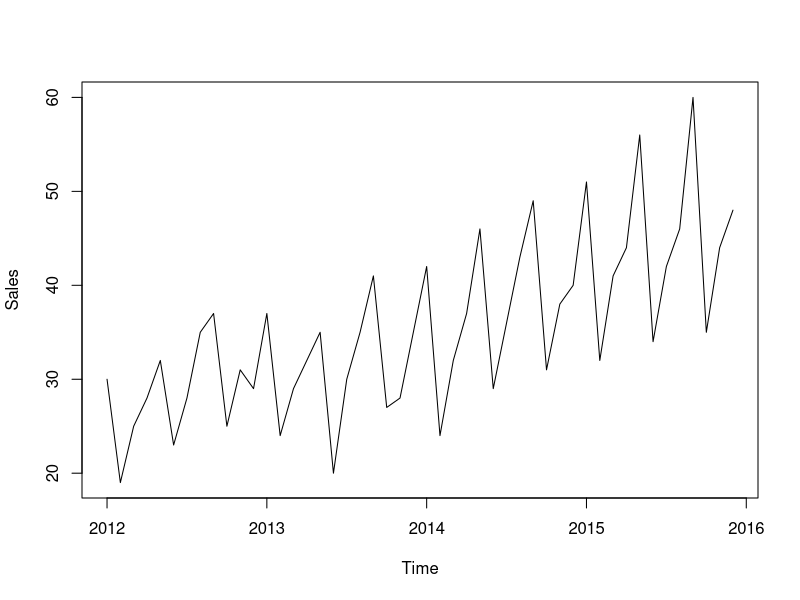
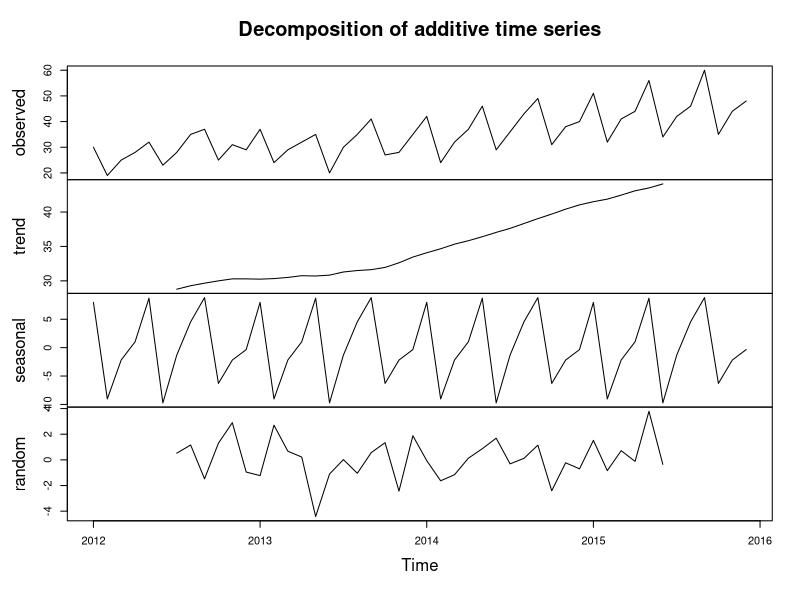
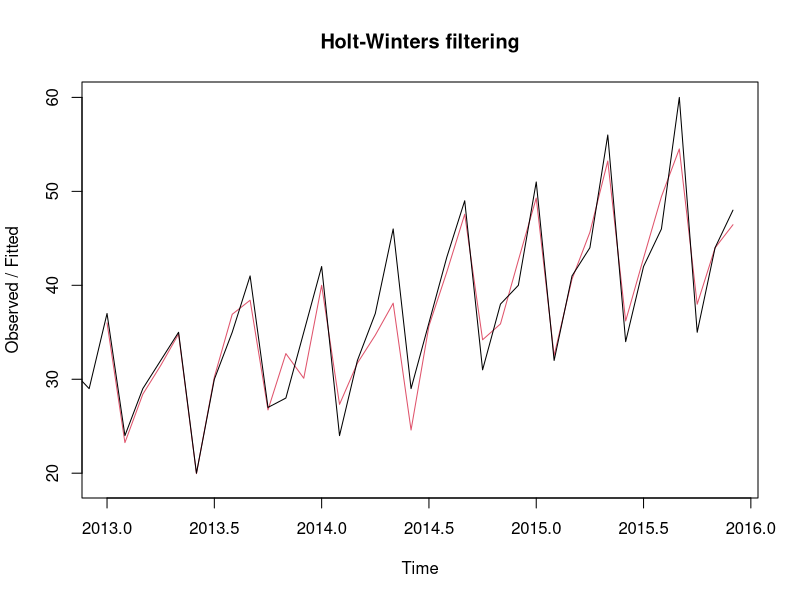

Generate these figures, in order, with R: (Note: this script raises an error after producing the figures.)
#Set Workind Directory
setwd("E:\\IMS Course Content\\Course Content\\Data Science Term 1\\7. Time Series and Forecasting\\Case Study 1")

#Read the sales data
SalesData = read.csv("Sales.csv") 

#Load the data to a Timeseries
SalesDataTS = ts(SalesData, frequency=12, start=c(2012,1)) 
#Plot the time series
plot(SalesDataTS)

#Decompose - To help us find the components in the series
Decomp = decompose(SalesDataTS) 
plot(Decomp)


#Holt Winters Modelling
SalesDataHW = HoltWinters(SalesDataTS) 
plot(SalesDataHW)

#Forecasting for the next one year
install.packages("forecast")
library(forecast) 
SalesDataFC = HoltWinters(SalesDataHW) 
plot(SalesDataFC)

#Diagnostic
acf(SalesDataFC$residuals)
Box.test(SalesDataFC$residuals, lag=20, type="Ljung-Box")

plot(SalesDataFC$residuals)
hist(SalesDataFC$residuals)